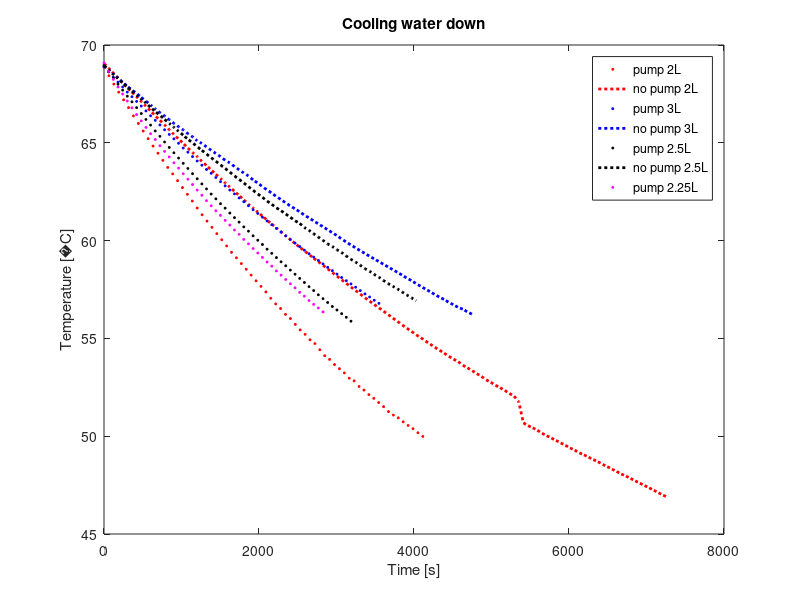

This chart was generated by the following MATLAB code: (Note: this script raises an error after producing the figure.)
clear all
close all

a = 1.675091827e-3;
b = 1.857536553e-4;
c = 5.373169834e-7;

fid = fopen('dataex3A_heatoff_pumpon_2.txt');
data1 = fscanf(fid, '%f');
fclose(fid);

fid = fopen('data4A_heaton_pumpon_2.txt');
data11 = fscanf(fid, '%f');
fclose(fid);

fid = fopen('data4A_hpon_and_hpoff_2.txt');
data2 = fscanf(fid, '%f'); %remove 13 samples in the beginning
%data2 = data2(73:end);
fclose(fid);

%fid = fopen('data6A_heatoff_pumpon_3.txt');
fid = fopen('data6A2_heatoff_pumpon_3.txt');
data3 = fscanf(fid, '%f');
%data3 = data3(73:end);
fclose(fid);

fid = fopen('data5A_hpon_and_hpoff_3.txt'); %remove 12 samples
data4 = fscanf(fid, '%f');
%data4 = data4(37:end);
fclose(fid);

fid = fopen('data7A_heaton_pumpon_2-5.txt'); %remove x samples
data5 = fscanf(fid, '%f');
%data5 = data5(49:end);
fclose(fid);

fid = fopen('data8A_heaton_pumpoff_2-5.txt');
data6 = fscanf(fid, '%f');
%data6 = data6(49:end);
fclose(fid);

fid = fopen('data9A_heaton_pumpon_2-25.txt');
data7 = fscanf(fid, '%f');
%data7 = data7(8*3+1:end);
fclose(fid);

time1 = data1(1:3:length(data1))/1000;
%time1 = time1-time1(1);
analog11 = data1(2:3:length(data1));
analog21 = data1(3:3:length(data1));

time11 = data11(1:3:length(data11))/1000;
analog111 = data11(2:3:length(data11));
analog211 = data11(3:3:length(data11));

time2 = data2(1:3:length(data2))/1000;
%time2 = time2-time2(1);
analog12 = data2(2:3:length(data2));
analog22 = data2(3:3:length(data2));

time3 = data3(1:3:length(data3))/1000;
%time3 = time3 - time3(1);
analog13 = data3(2:3:length(data3));
analog23 = data3(3:3:length(data3));

time4 = data4(1:3:length(data4))/1000;
%time4 = time4 - time4(1);
analog14 = data4(2:3:length(data4));
analog24 = data4(3:3:length(data4));

time5 = data5(1:3:length(data5))/1000;
%time5 = time5 - time5(1);
analog15 = data5(2:3:length(data5));
analog25 = data5(3:3:length(data5));

time6 = data6(1:3:length(data6))/1000;
%time6 = time6 - time6(1);
analog16 = data6(2:3:length(data6));
analog26 = data6(3:3:length(data6));

time7 = data7(1:3:length(data7))/1000;
%time7 = time7 - time7(1);
analog17 = data7(2:3:length(data7));
analog27 = data7(3:3:length(data7));

Rw1 = (2250600./analog11) - 2200;
Rwlog1 = log(Rw1);
Rr1 = (2250600./analog21) - 2200;
Rrlog1 = log(Rr1);

Rw11 = (2250600./analog111) - 2200;
Rwlog11 = log(Rw11);
Rr11 = (2250600./analog211) - 2200;
Rrlog11 = log(Rr11);

Rw2 = (2250600./analog12) - 2200;
Rwlog2 = log(Rw2);
Rr2 = (2250600./analog22) - 2200;
Rrlog2 = log(Rr2);

Rw3 = (2250600./analog13) - 2200;
Rwlog3 = log(Rw3);
Rr3 = (2250600./analog23) - 2200;
Rrlog3 = log(Rr3);

Rw4 = (2250600./analog14) - 2200;
Rwlog4 = log(Rw4);
Rr4 = (2250600./analog24) - 2200;
Rrlog4 = log(Rr4);

Rw5 = (2250600./analog15) - 2200;
Rwlog5 = log(Rw5);
Rr5 = (2250600./analog25) - 2200;
Rrlog5 = log(Rr5);

Rw6 = (2250600./analog16) - 2200;
Rwlog6 = log(Rw6);
Rr6 = (2250600./analog26) - 2200;
Rrlog6 = log(Rr6);

Rw7 = (2250600./analog17) - 2200;
Rwlog7 = log(Rw7);
Rr7 = (2250600./analog27) - 2200;
Rrlog7 = log(Rr7);

Tw1 = (1./(a + b.*Rwlog1 + c.*(Rwlog1.^3)))-273.15;
Tr1 = (1./(a + b.*Rrlog1 + c.*(Rrlog1.^3)))-273.15;

Tw11 = (1./(a + b.*Rwlog11 + c.*(Rwlog11.^3)))-273.15;
Tr11 = (1./(a + b.*Rrlog11 + c.*(Rrlog11.^3)))-273.15;

Tw2 = (1./(a + b.*Rwlog2 + c.*(Rwlog2.^3)))-273.15;
Tr2 = (1./(a + b.*Rrlog2 + c.*(Rrlog2.^3)))-273.15;

Tw3 = (1./(a + b.*Rwlog3 + c.*(Rwlog3.^3)))-273.15;
Tr3 = (1./(a + b.*Rrlog3 + c.*(Rrlog3.^3)))-273.15;

Tw4 = (1./(a + b.*Rwlog4 + c.*(Rwlog4.^3)))-273.15;
Tr4 = (1./(a + b.*Rrlog4 + c.*(Rrlog4.^3)))-273.15;

Tw5 = (1./(a + b.*Rwlog5 + c.*(Rwlog5.^3)))-273.15;
Tr5 = (1./(a + b.*Rrlog5 + c.*(Rrlog5.^3)))-273.15;

Tw6 = (1./(a + b.*Rwlog6 + c.*(Rwlog6.^3)))-273.15;
Tr6 = (1./(a + b.*Rrlog6 + c.*(Rrlog6.^3)))-273.15;

Tw7 = (1./(a + b.*Rwlog7 + c.*(Rwlog7.^3)))-273.15;
Tr7 = (1./(a + b.*Rrlog7 + c.*(Rrlog7.^3)))-273.15;


% -----------
Tw1h = Tw11;
time1h = time11;

Tw2h = Tw2(1:11);
time2h = time2(1:11);
Tw2 = Tw2(14:end);
time2 = time2(14:end);

Tw3h = Tw3(1:15);
time3h = time3(1:15);
Tw3 = Tw3(18:end);
time3 = time3(18:end);

Tw4h = Tw4(1:10);
time4h = time4(1:10);
Tw4 = Tw4(14:end);
time4 = time4(14:end);

Tw5h = Tw5(1:12);
time5h = time5(1:12);
Tw5 = Tw5(16:end);
time5 = time5(16:end);

Tw6h = Tw6(1:6);
time6h = time6(1:6);
Tw6 = Tw6(10:end);
time6 = time6(10:end);

Tw7h = Tw7(1:8);
time7h = time7(1:8);
Tw7 = Tw7(11:end);
time7 = time7(11:end);
% -----------

limit = 69;

[~, pos1] = min(abs(limit-Tw1));
[~, pos2] = min(abs(limit-Tw2));
[~, pos3] = min(abs(limit-Tw3));
[~, pos4] = min(abs(limit-Tw4));
[~, pos5] = min(abs(limit-Tw5));
[~, pos6] = min(abs(limit-Tw6));
[~, pos7] = min(abs(limit-Tw7));

time1x = time1(pos1:end)-time1(pos1);
time2x = time2(pos2:end)-time2(pos2);
time3x = time3(pos3:end)-time3(pos3);
time4x = time4(pos4:end)-time4(pos4);
time5x = time5(pos5:end)-time5(pos5);
time6x = time6(pos6:end)-time6(pos6);
time7x = time7(pos7:end)-time7(pos7);
Tw1x = Tw1(pos1:end);
Tw2x = Tw2(pos2:end);
Tw3x = Tw3(pos3:end);
Tw4x = Tw4(pos4:end);
Tw5x = Tw5(pos5:end);
Tw6x = Tw6(pos6:end);
Tw7x = Tw7(pos7:end);

figure%, subplot(1,2,1);
plot(time1(pos1:end)-time1(pos1), Tw1(pos1:end), '*r', 'MarkerSize', 2);
xlabel('Time [s]')
s = sprintf('Temperature [%cC]', char(176));
ylabel(s)
title('Cooling water down')

hold on
plot(time2(pos2:end)-time2(pos2), Tw2(pos2:end), ':r', 'LineWidth', 2);
plot(time3(pos3:end)-time3(pos3), Tw3(pos3:end), '*b', 'MarkerSize', 2);
plot(time4(pos4:end)-time4(pos4), Tw4(pos4:end), ':b', 'LineWidth', 2);
plot(time5(pos5:end)-time5(pos5), Tw5(pos5:end), '*k', 'MarkerSize', 2);
plot(time6(pos6:end)-time6(pos6), Tw6(pos6:end), ':k', 'LineWidth', 2);
plot(time7(pos7:end)-time7(pos7), Tw7(pos7:end), '*m', 'MarkerSize', 2);
legend('pump 2L','no pump 2L','pump 3L','no pump 3L','pump 2.5L','no pump 2.5L', 'pump 2.25L')
%subplot(1,2,2);
%plot(time1, Tr1, '*r');
%ylim([20,27])
%k = [0.0001621, 0.000104, 0.0001246, 0.00008305, 0.0001337, 0.00009111];
k = [0.0001331, 0.000104, 0.0001246, 0.00008305, 0.0001337, 0.00009111];
timex = linspace(0,10000,1000);
a = 24.3;
b = limit-a;
%b=70;
%k(1) = k(1)*1.07;
%k(2) = k(2)*0.89;
%k(3) = k(2)*0.95;
%k(4) = k(4)*0.84;
%k(5) = k(5)*0.80;
%k(6) = k(6)*0.84;
k(1) = k_exp(2,6);
k(2) = k_exp(2,0);
k(3) = k_exp(3,6);
k(4) = k_exp(3,0);
k(5) = k_exp(2.5,6);
k(6) = k_exp(2.5,0);
k(7) = k_exp(2.3,6);
tempx = {[a + b*exp(-k(1)*timex)],[a + b*exp(-k(2)*timex)],[a + b*exp(-k(3)*timex)],[a + b*exp(-k(4)*timex)],[a + b*exp(-k(5)*timex)],[a + b*exp(-k(6)*timex)],[a + b*exp(-k(7)*timex)]};
plot(timex, tempx{1},'r');
%hold on
plot(timex, tempx{2},'r');
plot(timex, tempx{3},'b');
plot(timex, tempx{4},'b');
plot(timex, tempx{5},'k');
plot(timex, tempx{6},'k');
plot(timex, tempx{7},'m');
ylim([55,70]);

kon = exp(-k(1));

Tx(1) = a + abs((Tw1x(1) - a))*kon;

Txx1(1) = Tw1x(1);
Txx2(1) = Tw2x(1);
Txx3(1) = Tw3x(1);
Txx4(1) = Tw4x(1);
Txx5(1) = Tw5x(1);
Txx6(1) = Tw6x(1);
Txx7(1) = Tw7x(1);

k11 = 0.0019*0.15;
k22 = 0.0019*0.097;
k24 = 0.0019*0.112;
k26 = 0.0019*0.103;

for i = 1:5000-1
   %Tx(1+i) = a + abs((Tx(i) - a))*kon;
   Txx1(1+i) = Txx1(i) - ((Txx1(i)-a)*k11)/2;
   Txx3(1+i) = Txx3(i) - ((Txx3(i)-a)*k11)/3;
   Txx5(1+i) = Txx5(i) - ((Txx5(i)-a)*k11)/2.5;
   
   Txx2(1+i) = Txx2(i) - ((Txx2(i)-a)*k22)/2;
   Txx4(1+i) = Txx4(i) - ((Txx4(i)-a)*k24)/3;
   Txx6(1+i) = Txx6(i) - ((Txx6(i)-a)*k26)/2.5;
end

%plot(linspace(1,5000,5000), Tx, '*g');
%plot(linspace(1,5000,5000), Txx1, '*r');
plot(linspace(1,5000,5000), Txx1, '*r', 'MarkerSize', 2);
plot(linspace(1,5000,5000), Txx3, '*b', 'MarkerSize', 2);
plot(linspace(1,5000,5000), Txx5, '*k', 'MarkerSize', 2);

plot(linspace(1,5000,5000), Txx2, '^r', 'MarkerSize', 2);
plot(linspace(1,5000,5000), Txx4, '^b', 'MarkerSize', 2);
plot(linspace(1,5000,5000), Txx6, '^k', 'MarkerSize', 2);

%subplot(1,2,2);
%plot(time1h-time1h(1), Tw1h, 'r*')
%xlabel('Time [ms]')
%ylabel('Temp C')
%title('Heating water')
%hold on
%plot(time2h-time2h(1),Tw2h, 'r^')
%plot(time3h-time3h(1),Tw3h, 'b*')
%plot(time4h-time4h(1),Tw4h, 'b^')
%plot(time5h-time5h(1),Tw5h, 'k*')
%plot(time6h-time6h(1),Tw6h, 'k^')
%plot(time7h-time7h(1),Tw7h, 'm*')
%legend('2l','2l','3l','3l','2.5l','2.5l', '2.25l')

%time1x(sum(Tw1x > 65))/time2x(sum(Tw2x > 65));
%time3x(sum(Tw3x > 65))/time4x(sum(Tw4x > 65));
%time5x(sum(Tw5x > 65))/time6x(sum(Tw6x > 65));

k_p = [k(1), k(3), k(5)];
k_np = [k(2), k(4), k(6)];
mass = [2, 3, 2.5];
k_dif = [k(2) - k(1), k(4) - k(3), k(6) - k(5)];
flowrate = 0;

kk = (1.256e-5.*mass.^2 - 0.00008313.*mass + 0.0002086) + flowrate*(1.77e-5.*mass.^2 - 0.0001243.*mass + 0.0002314)/6;
kk = (1.85e-5.*mass.^2 - 0.0001154.*mass + 0.0002494) + flowrate*(1.434e-5.*mass.^2 - 0.0001034.*mass + 0.0001993)/6;



figure
plot(mass, k_np, '*b');
hold on
plot(mass, k_p, '*m');
%plot(mass, k_dif, 'r*')
plot(mass, kk, 'g*');
legend('No pump', 'Pump', 'Data fit')
